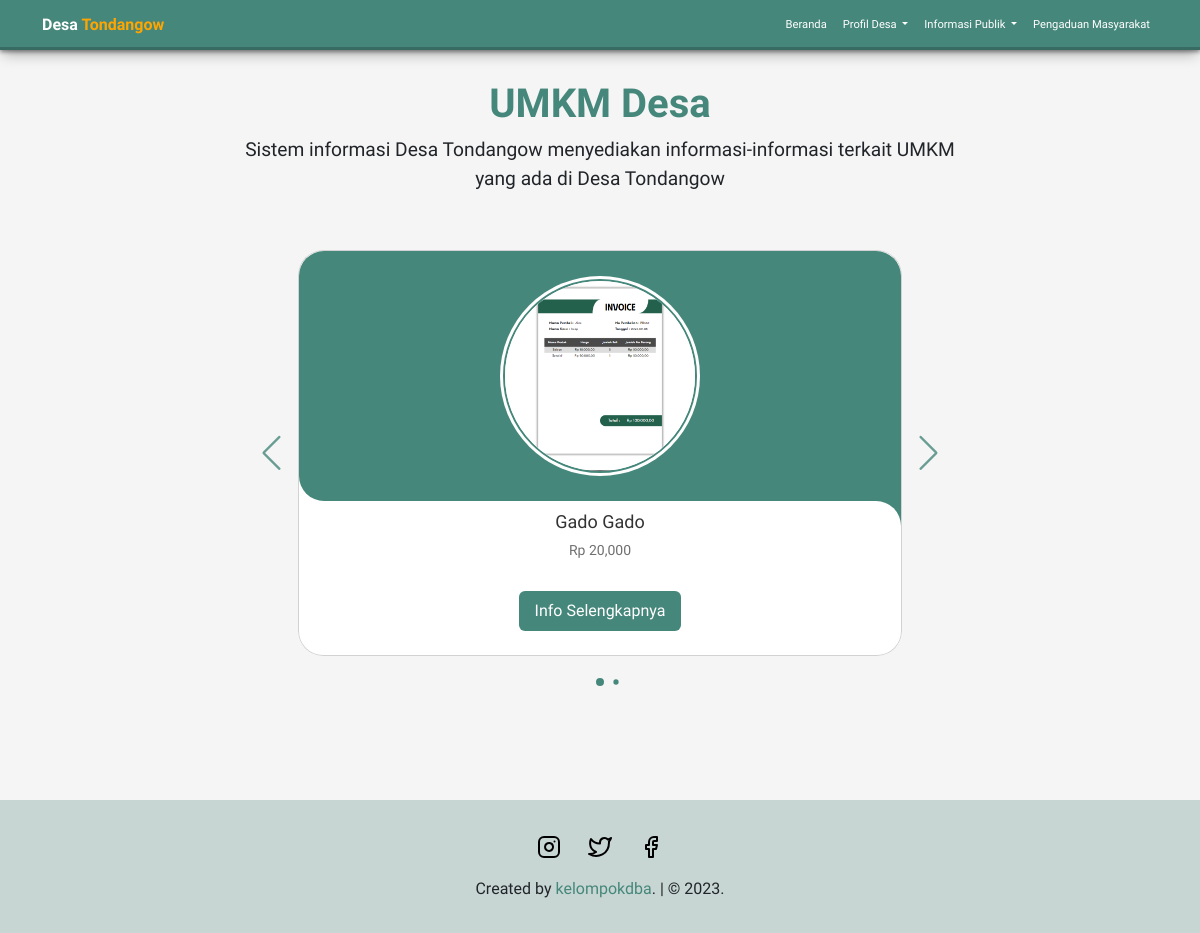
/umkm.php, run on an earlier commit of the app's database.
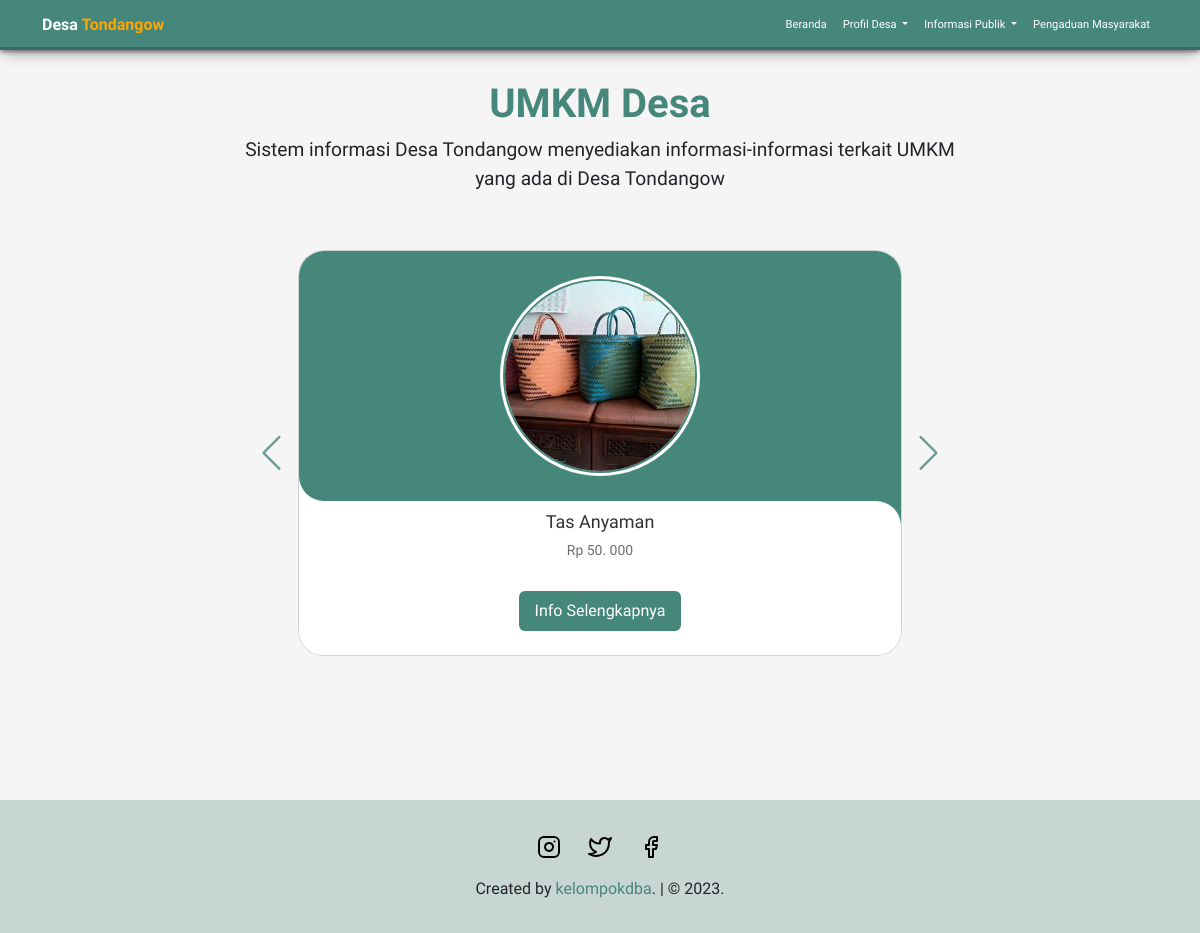
And on a later commit of the database.
### tables this page shows
CREATE TABLE `produk` (
  `id_produk` int(11) NOT NULL,
  `id_penjual` int(11) NOT NULL,
  `nama_produk` varchar(255) NOT NULL,
  `harga` varchar(255) NOT NULL,
  `gambar` varchar(255) NOT NULL,
  `deskripsi` varchar(255) NOT NULL
);

### function.php (called while the page is built, shortened)
<?php
require_once 'templates/dbconnect.php';
function query($query)
{
    global $dbconnect;
    $result = mysqli_query($dbconnect, $query);
    $rows = [];
    while ($row = mysqli_fetch_assoc($result)) {
        $rows[] = $row;
    }
    return $rows;
}

### umkm.php (the view, shortened to what this page needs)
<?php
include 'templates/header.php';
require 'function.php';
$query = query('SELECT DISTINCT
    penduduk.nama,
    penduduk.nik,
    penjual.id_penjual,
    penjual.nama_penjual,
    penjual.no_telepon,
    penjual.alamat_toko,
    penjual.link_alamat_toko,
    produk.id_produk,
    produk.id_penjual,
    produk.nama_produk,
    produk.harga,
    produk.gambar,
    produk.deskripsi
FROM produk
JOIN penjual ON produk.id_penjual=penjual.id_penjual
JOIN penduduk ON penjual.nama_penjual=penduduk.id');
?>
<section class="produk" id="produk">
    <div class="container">
        <div class="row justify-content-center">
            <div class="col-md-8 col-10 text-center" data-aos="fade-down-left">
                <h1>UMKM Desa</h1>
                <p>Sistem informasi Desa Tondangow menyediakan informasi-informasi terkait UMKM yang ada di Desa
                    Tondangow</p>
            </div>
            <div class="slide-container swiper" data-aos="fade-down-right">
                <div class="slide-content">
                    <div class="card-wrapper swiper-wrapper">
                        <?php foreach ($query as $content) { ?>
                            <div class="card swiper-slide">
                                <div class="image-content">
                                    <div class="card-image">
                                        <img src="img/umkm/<?= $content['gambar'] ?>" alt="" class="card-img" />
                                    </div>
                                </div>
                                <div class="card-content">
                                    <h2 class="name">
                                        <?= $content['nama_produk'] ?>
                                    </h2>
                                    <p class="harga">Rp
                                        <?= $content['harga'] ?>
                                    </p>
                                    <button class="button" data-bs-toggle="modal"
                                        data-bs-target="#exampleModal<?= $content['id_produk'] ?>">Info
                                        Selengkapnya</button>
                                </div>
                            </div>
                        <?php } ?>
                    </div>
                </div>
            </div>
        </div>
    </div>
</section>
<?php
include 'templates/footer.php';
?>

What changed in the data, as far as the page shows it:
no longer on this page (row edited): produk: gambar (picture), nama_produk "Gado Gado", harga "20,000"
added produk: gambar (picture), nama_produk "Tas Anyaman", harga "50. 000"
